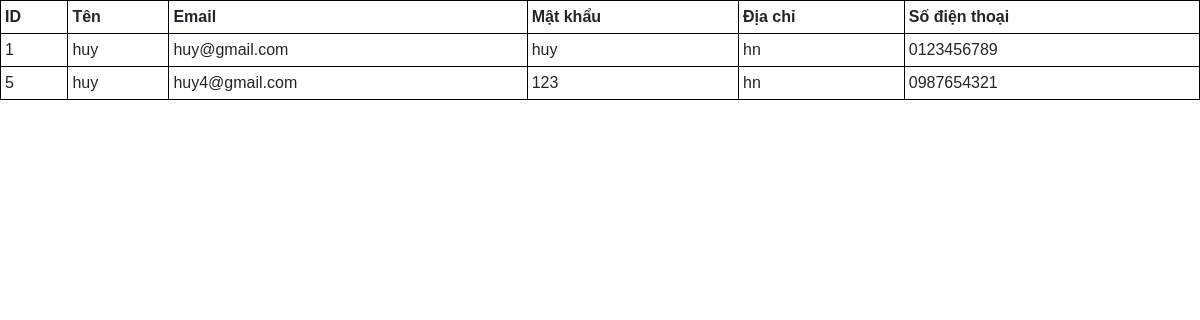
Screenshot of /admin/show_all_customer.php with the database file from the repository.
### tables this page shows
CREATE TABLE `tbl_khachhang` (
  `id` int(11) NOT NULL,
  `name` varchar(50) NOT NULL,
  `email` varchar(50) NOT NULL,
  `password` varchar(200) NOT NULL,
  `address` varchar(50) NOT NULL,
  `phone_number` char(20) NOT NULL,
  `permission` int(11) NOT NULL DEFAULT 0
);

### admin/show_all_customer.php (the view, shortened to what this page needs)
<!DOCTYPE html>
<html lang="en">
<head>
  <link rel="stylesheet" href="https://stackpath.bootstrapcdn.com/bootstrap/5.0.0-alpha1/css/bootstrap.min.css">
</head>
<body>
<?php
    require("../db//connect.php");
    $sql = mysqli_query($conn, "SELECT * FROM tbl_khachhang WHERE permission = 0");
    ?>
    <table class="w-100">
        <tr>
            <th>ID</th>
            <th>Tên</th>
            <th>Email</th>
            <th>Mật khẩu</th>
            <th>Địa chỉ</th>
            <th>Số điện thoại</th>
        </tr>
        <?php while ($row_cus = mysqli_fetch_array($sql)) { ?>
            <tr>
                <td>
                    <?php echo $row_cus['id'] ?>
                </td>
                <td>
                    <?php echo $row_cus['name'] ?>
                </td>
                <td>
                    <?php echo $row_cus['email'] ?>
                </td>
                <td>
                    <?php echo $row_cus['password'] ?>
                </td>
                <td>
                    <?php echo $row_cus['address'] ?>
                </td>
                <td>
                    <?php echo $row_cus['phone_number'] ?>
                </td>
            </tr>
        <?php } ?>
    </table>
</body>
</html>

### rows the page displays
tbl_khachhang: id "1", name "huy", email "huy@gmail.com", password "huy", address "hn", phone_number "0123456789"
tbl_khachhang: id "5", name "huy", email "huy4@gmail.com", password "123", address "hn", phone_number "0987654321"
